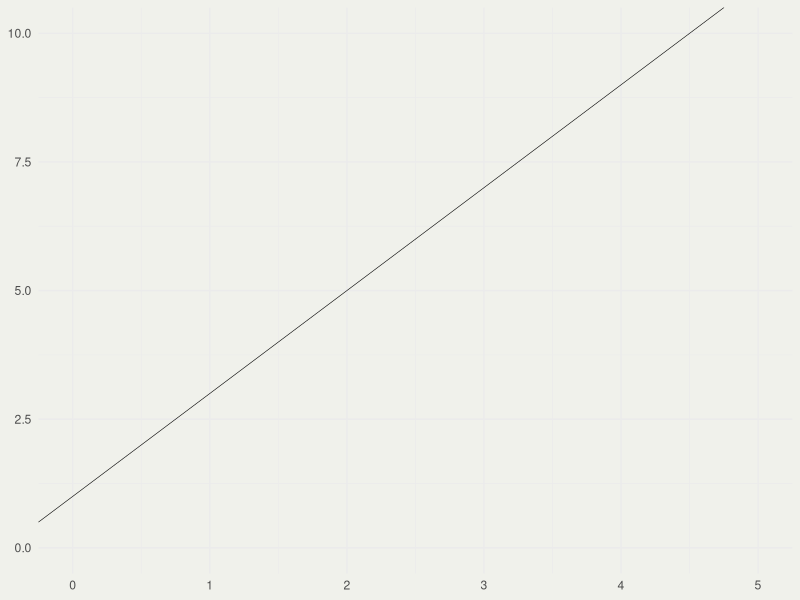
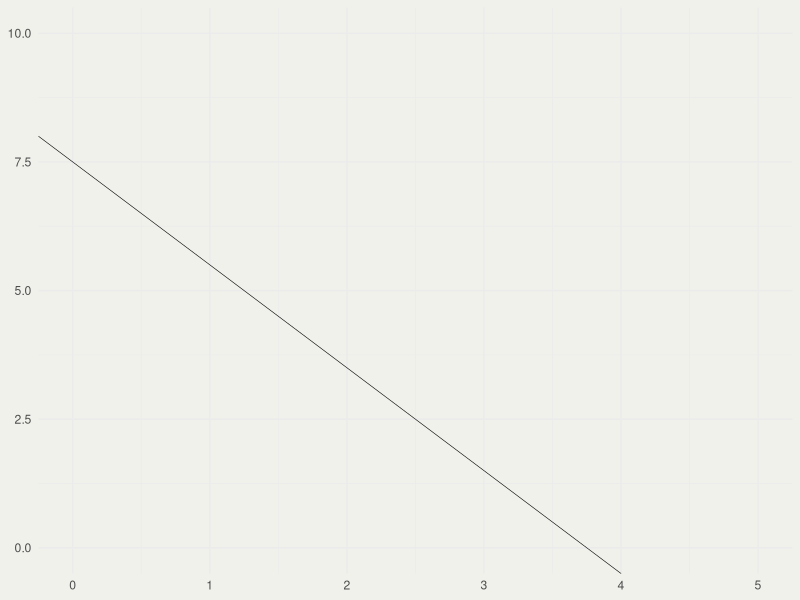
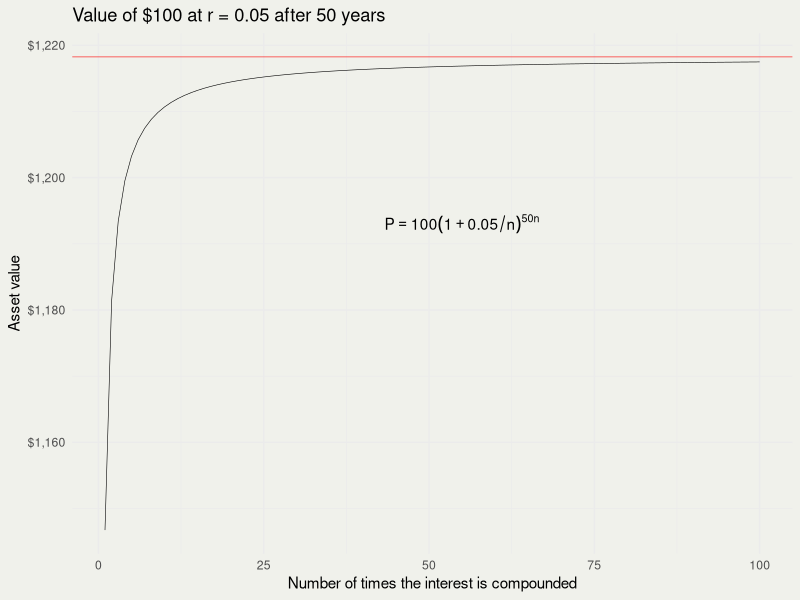
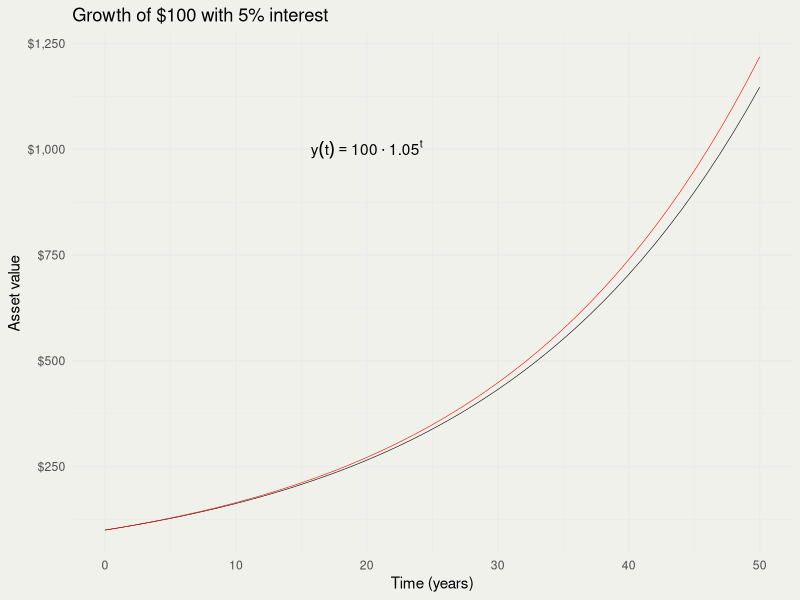
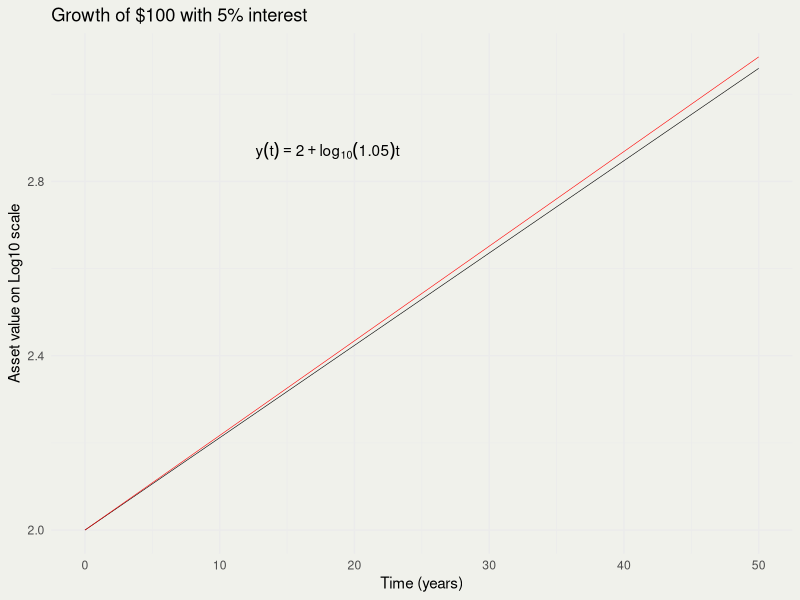
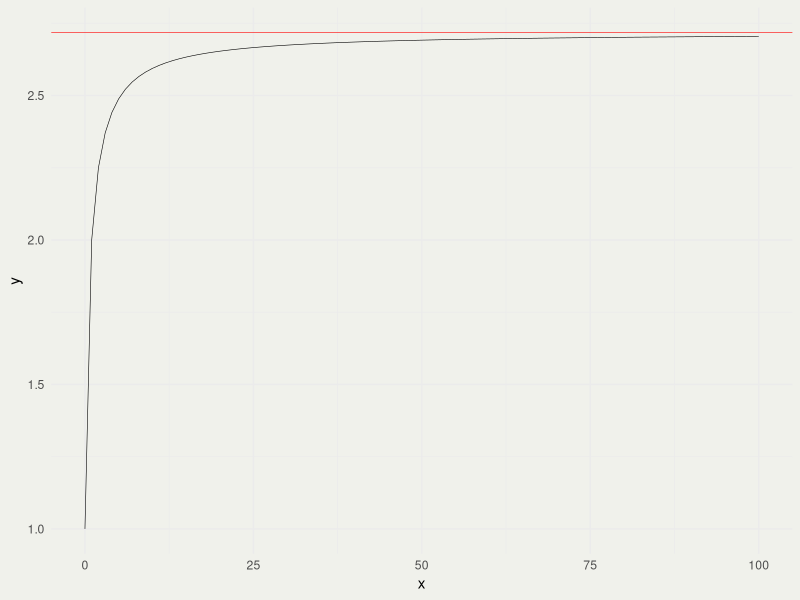
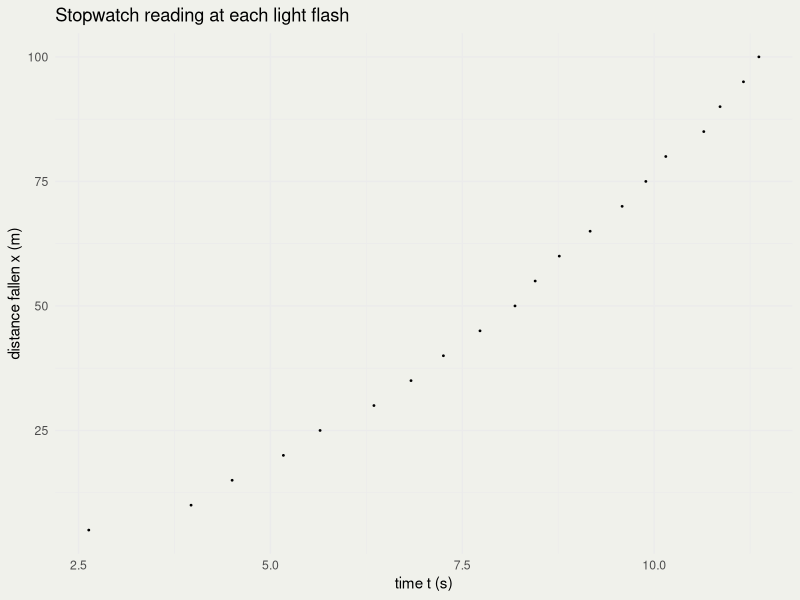
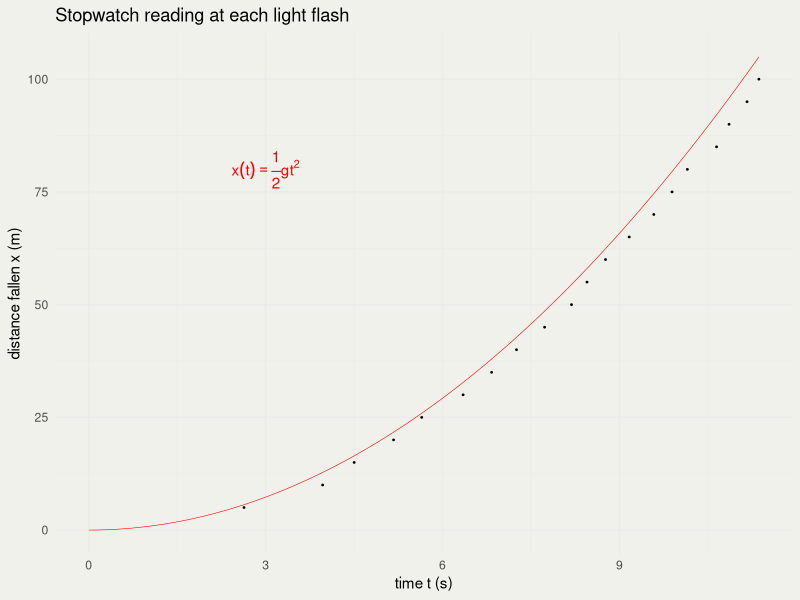

Source code (R) for these figures, in order:
## ---- chunk 1
#| fig-width: 3
#| fig-height: 3
library(ggplot2)
thm <-
  theme_minimal() + theme(
    panel.background = element_rect(fill = "#f0f1eb", color = "#f0f1eb"),
    plot.background = element_rect(fill = "#f0f1eb", color = "#f0f1eb")
  )
theme_set(thm)

p <- ggplot() + xlim(0, 5) + ylim(0, 10)
p + geom_abline(slope = 2, intercept = 1, linewidth = 0.2)
## ---- chunk 2
#| fig-width: 3
#| fig-height: 3

p <- ggplot() + xlim(0, 5) + ylim(0, 10)
p + geom_abline(slope = -2, intercept = 7.5, size = 0.2)
## ---- chunk 3
#| fig-width: 6
#| fig-height: 5
#| fig-align: center

rate <- 0.05
P <- 100
n_comp <- 1:100

Pn <- function(n, A, r, t) A * (1 + r/n)^(t*n)
Pe <- function(A, r, t) P * exp(r * t)

pn <- Pn(n = n_comp, A = P, r = rate, t = 50)
pe <- Pe(A = P, r = rate, t = 50)

d <- data.frame(n_comp, pn)
p <- ggplot(d, aes(n_comp, pn))
p + geom_line(size = 0.2) +
  geom_hline(yintercept = pe, color = 'red', size = 0.2) +
  xlab("Number of times the interest is compounded") +
  ylab("Asset value") +
  ggtitle("Value of $100 at r = 0.05 after 50 years") +
  scale_y_continuous(labels = scales::dollar_format()) +
  annotate("text", 55, 1193, 
           label = "P == 100 (1 + 0.05/n)^{50*n}", parse = TRUE) 
#  annotate("text",  50, 1200, 
#           label = "y(t) == 100 * e ^ {50*r}", parse = TRUE, color = 'red')
## ---- chunk 4
#| fig-width: 4.5
#| fig-height: 4.5
#| fig-align: center

time <- 0:50
p1 <- Pn(n = 1, A = P, r = rate, t = time)
pe <- Pe(A = P, r = rate, t = time)

p <- ggplot(data.frame(time, p1, pe), aes(time, p1))
p + geom_line(size = 0.2) + 
  geom_line(aes(y = pe), size = 0.2, color = 'red') +
  scale_y_continuous(labels = scales::dollar_format()) +
  xlab("Time (years)") + ylab("Asset value") +
  ggtitle("Growth of $100 with 5% interest") +
  annotate("text", 20, 1e3, 
           label = "y(t) == 100 %.% 1.05^t", parse = TRUE) 
  # annotate("text", 18, 11e2, 
  #          label = "y(t) == 100 * e ^ {rt}", parse = TRUE, color = 'red')
## ---- chunk 5
#| fig-width: 4.5
#| fig-height: 4.5
#| fig-align: center

p <- ggplot(data.frame(time, p1 = log10(p1), pe = log10(pe)), aes(time, p1))
p + geom_line(size = 0.2) + 
  geom_line(aes(y = pe), size = 0.2, color = 'red') +
  xlab("Time (years)") + ylab("Asset value on Log10 scale") + 
  ggtitle("Growth of $100 with 5% interest") +
  annotate("text", 18, 2.87,
           label = "y(t) == 2 + log[10](1.05) * t", parse = TRUE)
## ---- chunk 6
#| fig-width: 5
#| fig-height: 3
#| fig-align: center
f <- function(m) (1 + 1/m)^m
x <- 0:100
y <- f(x)
p <- ggplot(data.frame(x, y), aes(x, y))
p + geom_line(size = 0.2) +
  geom_hline(yintercept = exp(1), color = 'red', size = 0.2)
## ---- chunk 7
#| echo: true
2^7 * 2^8 == 2^(7 + 8) 
## ---- chunk 8
#| echo: true
2^7 / 2^8 == 2^(7 - 8) 
## ---- chunk 9
#| echo: true
(2^7)^8 == 2^(7*8)
## ---- chunk 10
#| echo: true
(2*3)^7 == 2^7 * 3^7
## ---- chunk 11
#| echo: true
2^4 / 3^4 == (2/3)^4
all.equal(2^4 / 3^4, (2/3)^4)
## ---- chunk 12
#| echo: true
y <- 1:3
(numer <- exp(y))
(denom <- sum(exp(y)))
(softmax <- numer / denom)

y <- c(1e3, 1e3 + 1, 1e3 + 2)
exp(y)
## ---- chunk 13
#| echo: true

LSE <- function(x) {
  c <- max(x)
  y <- c + log(sum(exp(x - c)))
  return(y)
}
softmax_log <- function(x) {
  x - LSE(x)
}
softmax_unsafe <- function(x) exp(x) / sum(exp(x))

softmax_unsafe(1:3)
softmax_log(1:3)
exp(softmax_log(1:3))
y
softmax_unsafe(y)
exp(softmax_log(y))
sum(exp(softmax_log(y)))
## ---- chunk 14
#| fig-width: 4
#| fig-height: 4
#| fig-align: center

g <- 1.625                          # true (unknown) lunar gravity, m/s^2

# Real data: one click per light flash, collected by hand in the browser app.
raw <- read.csv("data/moon-drop.csv")
d <- data.frame(t = raw$t_obs_s, x = raw$x_m)

p <- ggplot(d, aes(t, x)) + geom_point(size = 0.3) +
  xlab("time t (s)") + ylab("distance fallen x (m)") +
  ggtitle("Stopwatch reading at each light flash")
print(p)
## ---- chunk 15
#| fig-width: 4
#| fig-height: 4
#| fig-align: center

tt  <- seq(0, max(d$t), length = 200)
sol <- data.frame(t = tt, x = 0.5 * g * tt^2)
p + geom_line(data = sol, aes(t, x), color = 'red', linewidth = 0.2) +
  annotate("text", 3, 80, label = "x(t) == frac(1, 2) * g * t^2",
           parse = TRUE, color = 'red')
## ---- chunk 16
#| fig-width: 4.5
#| fig-height: 3.6
#| fig-align: center
#| echo: true
t1 <- 4; t2 <- 9
x1 <- 0.5 * g * t1^2; x2 <- 0.5 * g * t2^2
slope <- (x2 - x1) / (t2 - t1)            # avg velocity = ½ g (t1 + t2)
ggplot(sol, aes(t, x)) + geom_line(linewidth = 0.2) +
  geom_abline(slope = slope, intercept = x1 - slope * t1,
              color = 'red', linewidth = 0.2) +
  geom_point(aes(x = t1, y = x1), color = 'blue') +
  geom_point(aes(x = t2, y = x2), color = 'blue') +
  xlab("time t (s)") + ylab("distance fallen x (m)") +
  ggtitle("Position curve and a secant line")
## ---- chunk 17
#| fig-width: 5
#| fig-height: 4
#| fig-align: center
#| echo: true

library(ggplot2)
library(dplyr)
n <- 100
t <- seq(0, pi, length = n)
x <- sin(t) * cos(t)
dxdt <- cos(t)^2 - sin(t)^2

d <- tibble(t, x, dxdt)
p <- ggplot(d, aes(t, x))
p + geom_line() + geom_line(aes(y = dxdt), col = 'red')

# approximate the derivative
s <- pi / (n - 1)        # choose the same step s as the increment in the t sequence
all.equal(s, diff(t)[1]) # check that the above statement is true

appr_dxdt <- diff(x)/s   # derivative ≈ rise / run
d <- d |>
  mutate(appr_dxdt = c(NA, appr_dxdt))
p <- ggplot(d, aes(t, x))
p + geom_line() + geom_line(aes(y = dxdt), col = 'red') +
  geom_line(aes(y = appr_dxdt), col = 'blue', linewidth = 5, alpha = 1/5)
